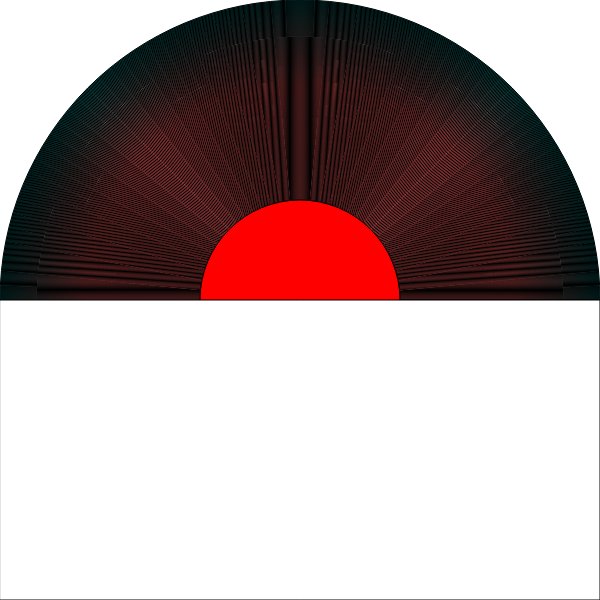
Frame 1 (no input)
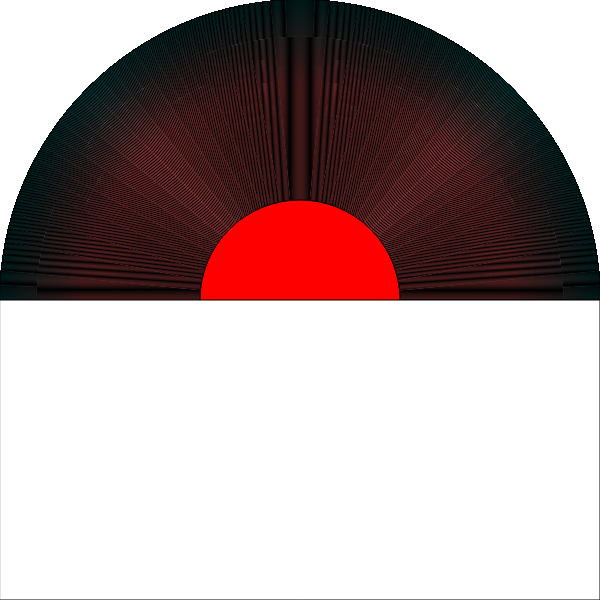
Frame 60 (no input)
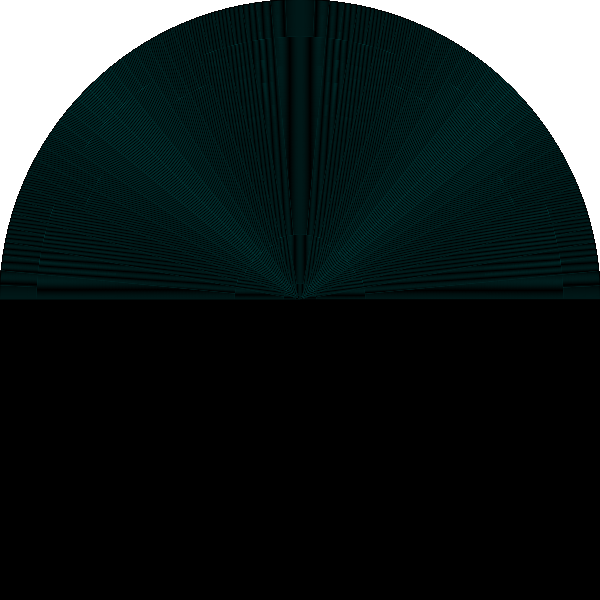
Frame 120 (the mouse pressed at the canvas centre since frame 60)

The p5.js sketch that drew these frames (run headless with seeded random() and noise() and a simulated clock; from frame 60 on, the mouse is pressed at the canvas centre):

// p5.js sketch
// ── sketch.js
circleSize = 40;

function setup() {
	createCanvas(600,600);
	noStroke;
	ellipseMode(RADIUS);
	 // colorMode(HSB, 100);
	// colorMode(HSB, 360, 100, 100);
	// frameRate(1);
}


function draw() {

	//sun gradient
	drawGradient(width/2,height/2);

	//draw sun
	noStroke;
	fill(255,0,0);
	// ellipse(width/2,height/2,10,10);


	if (mouseY < 100){
			ellipse(width/2,height/2,100 - mouseY,100 - mouseY);		
		}

	else if (mouseY >= 100 && mouseY < height/2){
		ellipse(width/2,height/2,0,0);
	}

	//draw ground
	// fill(0);
	// rect(0,height/2,width,height/2);
	stroke(0);
	fill(255-mouseY);
	rect(0,height/2,width,height/2);


}


function drawGradient(x,y){
	var radius = width/2;
	var red = mouseY * (-20);
	for (var r = radius; r>0; --r){
		fill(red,100,100);
		ellipse(x,y,r,r);
		red = red + 3;
	}

}
